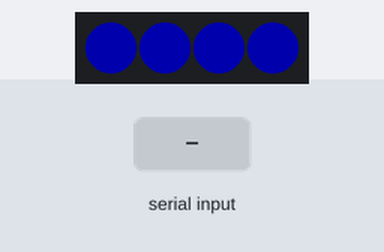
This sketch was run on a simulated Arduino Uno, built for the host (arithmetic inside an expression is 32-bit, double 64-bit). Parts: 4 RGB LEDs in strip order, left to right. The test bench sets the inputs (shaded band). Dim RGB values are drawn brighter than linear; what the sketch prints to the serial monitor is not drawn.

Above: at 1.2 s.
1.3 s: "90,45\n" received over Serial
4.3 s: "0\n" received over Serial
Timing chart, 0 to 8.7 s (numbered marks = the images above; inputs shaded):
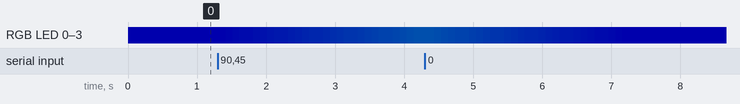

Measured:
- after the input at 1.3 s, RGB LED 0–3: RGB(0, 0, 50) → RGB(0, 1, 50) after 0.11 s, → RGB(0, 2, 50) 0.10 s later, → RGB(0, 3, 50) 0.10 s later, → RGB(0, 4, 50) 0.20 s later, … (23 changes in this stretch)

The sketch:

serial_test.ino
```cpp
#include <Adafruit_NeoPixel.h>  //ライブラリAdafruit NeoPixelをインクルード
#define LED_PIN 6
#define LED_COUNT 4

Adafruit_NeoPixel strip(LED_COUNT, LED_PIN, NEO_GRB + NEO_KHZ800);

int receivedInt = 0;
int wheelpos = 0;
int wheelpos_next = 0;

void setup() {
  Serial.begin(9600); // シリアル通信を開始 (ボーレートはNode.js側と合わせる)
  strip.begin();
  strip.show();
  strip.setBrightness(50);
}

void loop() {
  if (Serial.available() > 0) { // シリアルデータが利用可能かチェック
    receivedInt = Serial.parseInt();//0-100
    while (Serial.available()) {
      Serial.read();
    }
    wheelpos_next = 5*receivedInt;
    Serial.print("wheelpos_next: ");
    Serial.println(wheelpos_next);
  }
  if(wheelpos < wheelpos_next) wheelpos = min(wheelpos_next,wheelpos + 2);
  if(wheelpos > wheelpos_next) wheelpos = max(wheelpos_next,wheelpos - 2);
  for (int i=0; i < strip.numPixels(); i++) {
    strip.setPixelColor(i,getHtmlColorFromValue(wheelpos));
    strip.show();
  }
  Serial.println(wheelpos);
  delay(100);
}
uint32_t Wheel(uint16_t WheelPos) //0-512
{
  byte r, g, b;
  switch(WheelPos / 256)
  {
    case 0:
      r = 127 - WheelPos % 256;   //Red 下がる
      g = WheelPos % 256;      // Green 上がる
      b = 0;                  //blue オフ
      break;
    case 1:
      g = 127 - WheelPos % 256;  //green 下がる
      b = WheelPos % 256;      //blue 上がる
      r = 0;                  //red オフ
      break;
    case 2:
      b = 127 - WheelPos % 256;  //blue 下がる
      r = WheelPos % 256;      //red 上がる
      g = 0;                  //green オフ
      break;
  }
  //RGBの色（のデータ型　の変数）を返す
  return(strip.Color(r,g,b));
}
int hsvToHtmlColorInternal(double h, double s, double v) {
    s /= 100.0; // 0-100% を 0-1 に正規化
    v /= 100.0; // 0-100% を 0-1 に正規化

    double r_double, g_double, b_double;

    int i = static_cast<int>(std::floor(h / 60.0));
    double f = h / 60.0 - i;
    double p = v * (1.0 - s);
    double q = v * (1.0 - f * s);
    double t = v * (1.0 - (1.0 - f) * s);

    switch (i % 6) {
        case 0: r_double = v; g_double = t; b_double = p; break;
        case 1: r_double = q; g_double = v; b_double = p; break;
        case 2: r_double = p; g_double = v; b_double = t; break;
        case 3: r_double = p; g_double = q; b_double = v; break;
        case 4: r_double = t; g_double = p; b_double = v; break;
        case 5: r_double = v; g_double = p; b_double = q; break;
        default: r_double = 0; g_double = 0; b_double = 0; // エラー時のデフォルト値
    }

    // RGB値を0-255の範囲に変換し、丸める
    int R = static_cast<int>(std::round(r_double * 255.0));
    int G = static_cast<int>(std::round(g_double * 255.0));
    int B = static_cast<int>(std::round(b_double * 255.0));

    // 念のため0-255の範囲にクランプ
    // C++17以降なら std::clamp を使うのがベスト: R = std::clamp(R, 0, 255);
    R = std::max(0, std::min(255, R));
    G = std::max(0, std::min(255, G));
    B = std::max(0, std::min(255, B));

    // R, G, B成分をHTMLカラーコード形式の整数に結合 (0xRRGGBB)
    return (R << 16) | (G << 8) | B;
}

/**
 * @brief 0-512の入力値からHTMLカラーコード形式の整数値RGBを計算する関数
 *
 * 入力値0: (240,100,100) 青
 * 入力値256: (120,100,100) 緑
 * 入力値512: (0,100,100) 赤
 *
 * @param value 0から512までの整数値
 * @return HTMLカラーコード形式の10進数整数値 (0xRRGGBB)。エラー時は-1を返す。
 */
int getHtmlColorFromValue(int value) {
    // 入力値のバリデーション
    if (value < 0 || value > 512) {
        return -1; // 不正な値を示す
    }

    double h; // Hue (色相)
    const double s = 100.0; // Saturation (彩度) - 常に100%
    const double v = 100.0; // Value (明度) - 常に100%

    if (value <= 256) {
        // 0-256の範囲: Hueが240から120へ線形補間
        // 変化量: 240 - 120 = 120
        // 1単位あたりの変化: 120 / 256
        h = 240.0 - (static_cast<double>(value) * (120.0 / 256.0));
    } else {
        // 257-512の範囲: Hueが120から0へ線形補間
        // 変化量: 120 - 0 = 120
        // 1単位あたりの変化: 120 / 256
        h = 120.0 - ((static_cast<double>(value) - 256.0) * (120.0 / 256.0));
    }

    // HSV値を直接 hsvToHtmlColorInternal 関数に渡す
    return hsvToHtmlColorInternal(h, s, v);
}
```
